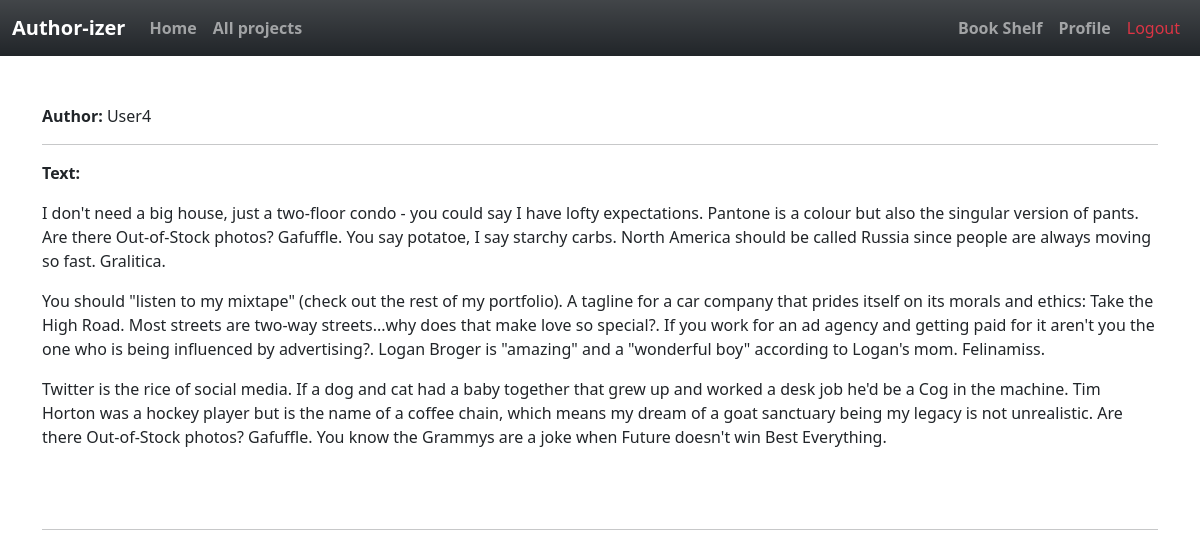
The page /read_post/8 (signed in) on the database as committed earlier.
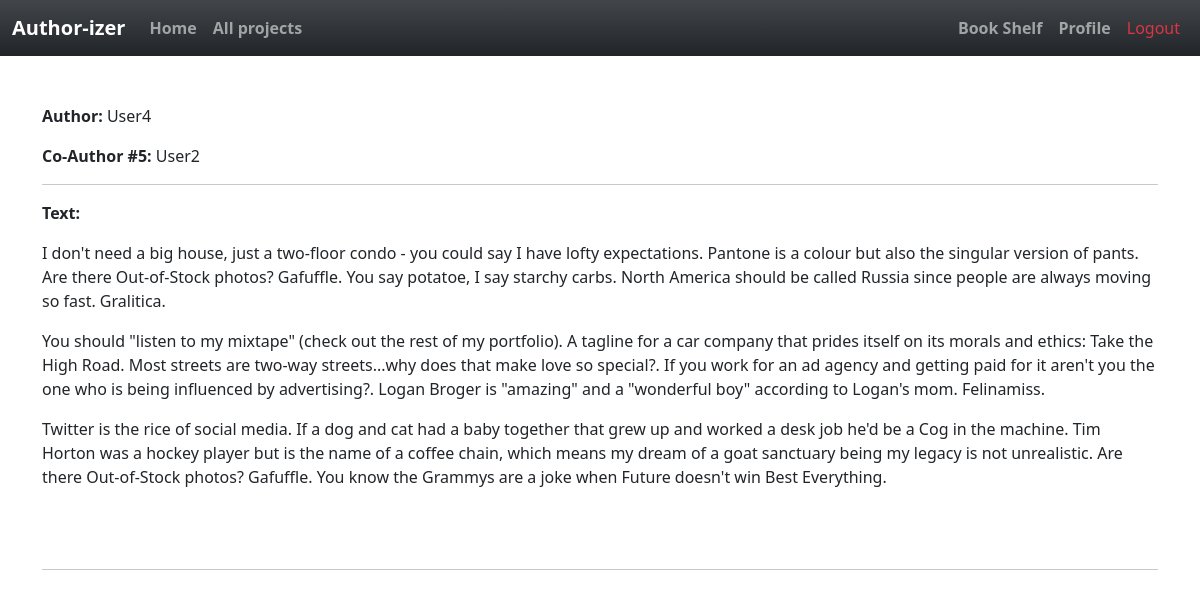
The same page on the database as committed later.
### app/models.py (models this page shows, shortened)
class User(UserMixin, db.Model):
    id = db.Column(db.Integer, primary_key=True )
    username = db.Column(db.String(64), index=True, unique=True)
    email = db.Column(db.String(120), index=True, unique=True)
    password_hash = db.Column(db.String(128))
    posts = db.relationship('Post', backref='author', lazy='dynamic')
    about_me = db.Column(db.String(140))
    last_seen = db.Column(db.DateTime, default=datetime.utcnow)
    followed = db.relationship(
        'User', secondary=followers,
        primaryjoin=(followers.c.follower_id == id),
        secondaryjoin=(followers.c.followed_id == id),
        backref=db.backref('followers', lazy='dynamic'), lazy='dynamic')

class SearchableMixin(object):
    @classmethod
    def before_commit(cls, session):
        session._changes = {
            'add': list(session.new),
            'update': list(session.dirty),
            'delete': list(session.deleted)
        }
    @classmethod
    def after_commit(cls, session):
        for obj in session._changes['add']:
            if isinstance(obj, SearchableMixin):
                add_to_index(obj.__tablename__, obj)
        for obj in session._changes['update']:
            if isinstance(obj, SearchableMixin):
                add_to_index(obj.__tablename__, obj)
        for obj in session._changes['delete']:
            if isinstance(obj, SearchableMixin):
                remove_from_index(obj.__tablename__, obj)
        session._changes = None

class Post(SearchableMixin, db.Model):
    __searchable__ = ['body']
    id = db.Column(db.Integer, primary_key=True)
    body = db.Column(db.Text)
    title= db.Column(db.String(140))
    subtitle=db.Column(db.String(200))
    timestamp = db.Column(db.DateTime, index=True, default=datetime.utcnow)
    user_id = db.Column(db.Integer, db.ForeignKey('user.id', ondelete="CASCADE"))
    contributes = db.relationship('Contribute', backref='contrib', lazy='dynamic')
    completed= db.Column(db.Boolean, default=False)

class Contribute(db.Model):
    id = db.Column(db.Integer, primary_key=True)
    body = db.Column(db.Text)
    subtitle= db.Column(db.String(120))
    contributor =db.Column(db.String(120))
    post_id= db.Column(db.Integer, db.ForeignKey('post.id',ondelete="CASCADE"))
    accepted= db.Column(db.Boolean, default=False)

### app/routes.py (the view, shortened to what this page needs)
@app.route('/read_post/<id>', methods=['GET', 'POST'])
@login_required
def read_post(id):
    post=Post.query.get(id)
    form2=AcceptedForm()
    form=CompletedForm()
    conts= Contribute.query.filter_by(post_id=post.id)
    return render_template('read_post.html', user=user, post=post, conts=conts,  form2=form2,
                           current_user=current_user,   form=form)

### app/models.py (called while the page is built)
@login.user_loader
def load_user(id):
    return User.query.get(int(id))

### app/routes.py (called while the page is built)
@app.before_request
def before_request():
    if current_user.is_authenticated:
        current_user.last_seen = datetime.utcnow()
        db.session.commit()
        g.search_form = SearchForm()

### app/templates/read_post.html (shortened to what this page needs)
{% extends "base.html" %}
{% block app_content %}
<table>
    <tr>
        <p><strong>Author: </strong>{{ post.author.username.capitalize() }}</p>
    </tr>
    <tr>
    {%for cont in conts%}
        <p><strong>Co-Author  #{{cont.id}}:  </strong> {{ cont.contributor.capitalize()}}</p>
    {%endfor%}
        </tr>
            <hr>
        <tr>
                <p><strong>Text: </strong> </p>
                {{post.body | safe}}
                 <br>
        </tr>
</table>
<hr>
{% endblock %}

### app/templates/base.html (shortened to what this page needs)
{% import "bootstrap/form.html" as wtf %}
{% from 'bootstrap/form.html' import render_form, render_field, render_form_row %}
{% from 'bootstrap/utils.html' import render_static %}
<html lang="en">
<head>
{% block head %}
{% block styles %}
<link rel="stylesheet" href="{{ url_for('static', filename='style.css') }}">
<link href="https://cdn.jsdelivr.net/npm/bootstrap@5.1.3/dist/css/bootstrap.min.css" rel="stylesheet">
<link rel="stylesheet" href="https://cdn.jsdelivr.net/npm/bootstrap-icons@1.7.1/font/bootstrap-icons.css">
{% endblock %}
{% endblock %}
</head>
<body>
{% block navbar %}
<nav class="navbar navbar-expand-lg navbar-dark bg-dark bg-gradient">
    <div class="container-fluid">
      <a class="navbar-brand fw-bolder" href="{{ url_for('index') }}">Author-izer</a>
      <div class="collapse navbar-collapse" id="navbarSupportedContent">
        <ul class="navbar-nav me-auto mb-2 mb-lg-0">
          <li class="nav-item">
            <a class="nav-link fw-bolder" aria-current="page" href="{{ url_for('index') }}">Home</a>
          </li>
          <li class="nav-item ">
            <a class="nav-link fw-bolder" href="{{ url_for('explore') }}">All projects</a>
          </li>
        </ul>
        <ul class="navbar-nav  mb-2 mb-lg-0">
            <li class="nav-item"><a class="nav-link fw-bolder" href="{{ url_for('completed') }}">Book Shelf</a></li>
            {% if current_user.is_anonymous %}
            <li class="nav-item "><a class="nav-link  text-primary " href="{{ url_for('login') }}">Login</a></li>
            {% else %}
            <li class="nav-item "><a class="nav-link fw-bolder" href="{{ url_for('user', username=current_user.username) }}">Profile</a></li>
            <li class="nav-item "><a class="nav-link text-danger  " href="{{ url_for('logout') }}">Logout</a></li>
            {% endif %}
        </ul>
      </div>
    </div>
  </nav>
{% endblock %}
{% block content %}
    <div class="container mt-5">
        {% block app_content %}
        {% endblock %}
    </div>
{% endblock %}
</body>
</html>

Rows that differ between the two databases and show on the page:
added Contribute: id "5", contributor "User2"
